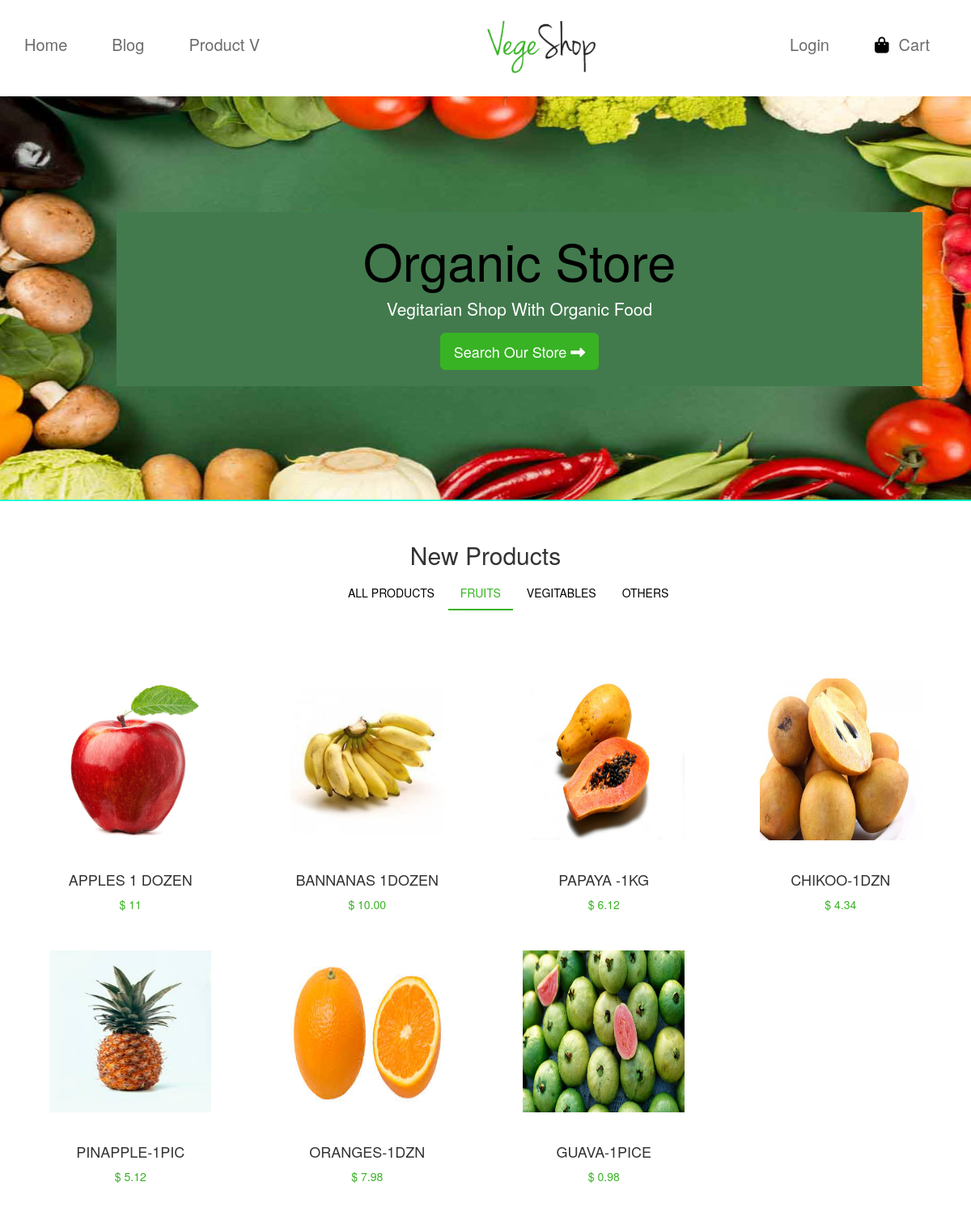
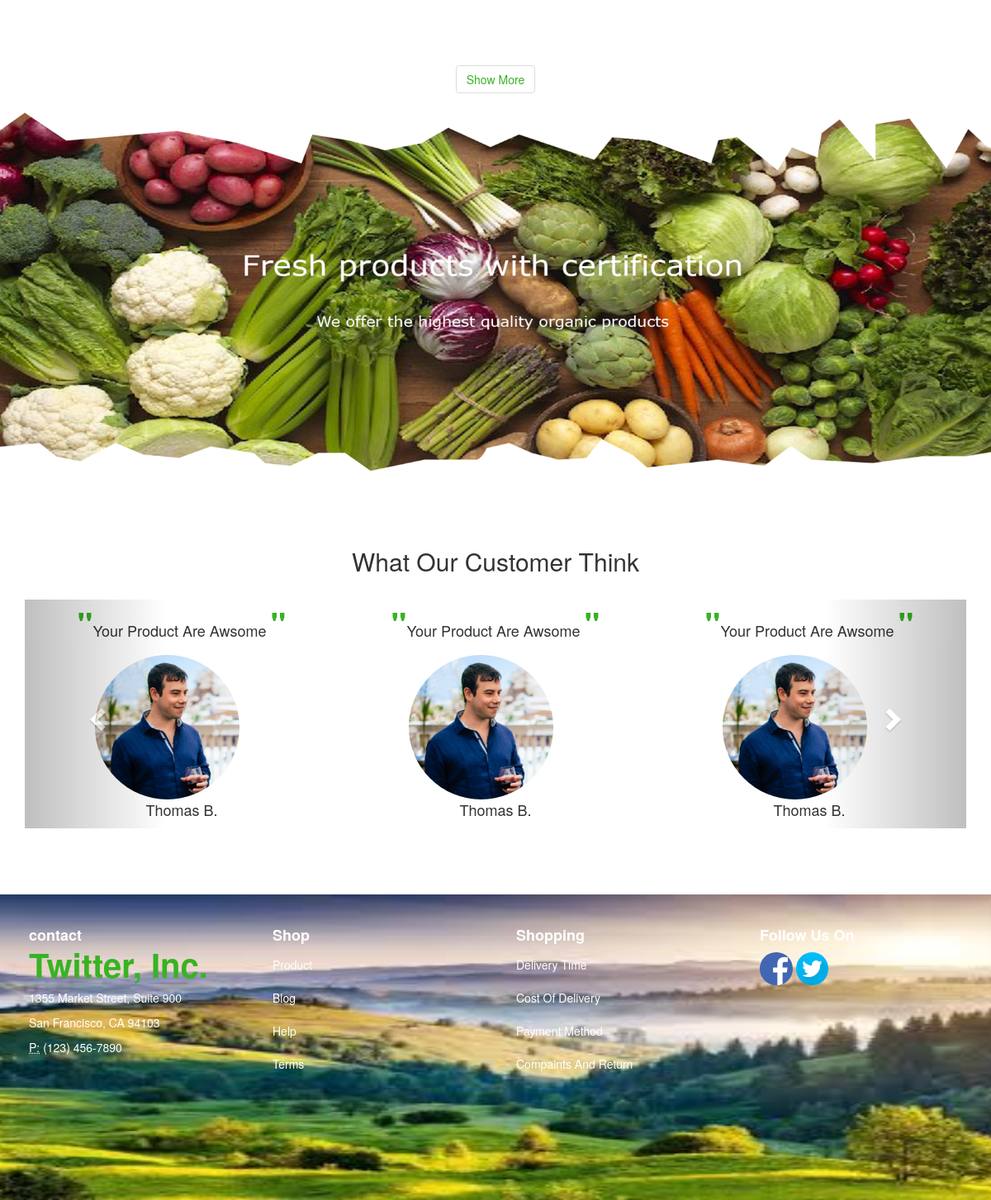
The page /gross/fruit.php on the database its author committed (2 pictures, top to bottom).
### tables this page shows
CREATE TABLE `fruit` (
  `f_id` int(11) NOT NULL,
  `f_name` varchar(255) NOT NULL,
  `f_cost` varchar(255) NOT NULL,
  `f_img` varchar(255) NOT NULL,
  `f_imgpath` varchar(255) NOT NULL,
  `deleted` int(11) NOT NULL
);

### gross/fruit.php (the view, shortened to what this page needs)
<?php
  $con = new mysqli('localhost','root','','gross');
  $query = "SELECT * FROM fruit WHERE deleted=1";
  $result = $con->query($query);
 ?>
<!DOCTYPE html>
<html lang="en">
  <head>
    <link href="css/bootstrap.min.css" rel="stylesheet">
    <link href="css/style.css" rel="stylesheet">
  </head>
  <body>
     <div class="container-fluid">
      <div class="row header">
        <div class="col-md-12">
          <nav class="navbar navbar-default">
            <div class="container-fluid">
              <div class="navbar-header">
              <div class="collapse navbar-collapse" id="bs-example-navbar-collapse-1">
                  <ul class="nav navbar-nav">
                    <li><a href="#">Home</a></li>
                    <li><a href="#">Blog</a></li>
                    <li><a href="#">Product V</a></li>
                  </ul>
              </div>
              </div>
                <a class="navbar-brand" href="#">
                  <img src="images/capture.png">
                </a>
              <div class="collapse navbar-collapse" id="bs-example-navbar-collapse-1">
                <ul class="nav navbar-nav navbar-right">
                  <li><a href="login.php">Login</a></li>
                  <li><a href="cart.php"><i class="fas fa-shopping-bag" style="color: black;padding: 0;"></i> &nbsp;Cart</a></li>
                </ul>
              </div>
            </div>
          </nav>
        </div>
      </div>
      <div class="jumb">
        <div class="jumbotron text-center">
          <div class="strip">
            <h1>Organic Store</h1><br>
            <p>Vegitarian Shop With Organic Food</p><br>
            <p><a class="btn btn-primary btn-lg" href="#" role="button">Search Our Store <i class="fas fa-long-arrow-alt-right"></i></a></p>
          </div>
        </div>
      </div>
      <div class="row text-center">
        <div class="col-md-12">
          <h2>New Products</h2>
        </div>
      </div>
      <div class="row text-center">
        <div class="col-md-12">
          <div class="col-md-4"></div>
          <div class="col-md-5">
            <ul class="nav nav-pills">
              <li role="presentation"><a href="index.php">ALL PRODUCTS</a></li>
              <li role="presentation" class="active"><a href="fruit.php">FRUITS</a></li>
              <li role="presentation"><a href="veg.php">VEGITABLES</a></li>
              <li role="presentation"><a href="other.php">OTHERS</a></li>
            </ul>
          </div>
          <div class="col-md-3"></div>
        </div>
      </div>
    </div>
    <?php
    echo"<div class='container'>";
      echo"<div class='row product'>";
      while ($data= $result->fetch_object()){
       echo" <div class='col-md-3'>";
          echo"<div class='thumbnail'>";
           echo" <img src='../$data->f_imgpath' alt='...' class='image'>";
           echo" <div class='caption'>";
             echo" <h3>$data->f_name</h3>";
             echo" <p>$ $data->f_cost</p>";
           echo" </div>";
          echo"</div>";
           echo"</div>";
      }
       echo" </div>";
      echo"<div class='row'>";
        echo"<div class='col-md-12 text-center show'>";
          echo"<a href='' class='btn btn-default'>Show More</a>";
        echo"</div>";
      echo"</div>";
       echo" </div>";
    ?>
    <div class="container-fluid">
       <div class="jumb1">
        <div class="jumbotron text-center">
        </div>
      </div>
    </div>
    <div class="container text-center persone">
      <h2>What Our Customer Think</h2>
      <div class="row" style="margin-top: 30px;margin-bottom: 80px;">
        <div class="col-md-12">
          <div class="carousel slide multi-item-carousel" id="theCarousel">
            <div class="carousel-inner">
              <div class="item active">
                <div class="col-xs-4">
                  <p><strong>"</strong>Your Product Are Awsome <strong>"</strong></p>
                  <a href="#1"><img src="images/persone.jpg" class="img-responsive img-circle" width="50%"></a>
                <p>Thomas B.</p></div>
              </div>
              <div class="item">
                <div class="col-xs-4">
                  <p><strong>"</strong>Your Product Are Awsome <strong>"</strong></p><a href="#1"><img src="images/persone.jpg" class="img-responsive img-circle" width="50%"></a>
                <p>Thomas B.</p></div>
              </div>
              <div class="item">
                <div class="col-xs-4">
                  <p><strong>"</strong>Your Product Are Awsome <strong>"</strong></p><a href="#1"><img src="images/persone.jpg" class="img-responsive img-circle" width="50%"></a>
                <p>Thomas B.</p></div>
              </div>
            </div>
            <a class="left carousel-control" href="#theCarousel" data-slide="prev"><i class="glyphicon glyphicon-chevron-left"></i></a>
            <a class="right carousel-control" href="#theCarousel" data-slide="next"><i class="glyphicon glyphicon-chevron-right"></i></a>
          </div>
        </div>
      </div>
    </div>
    <div class="container-fluid">
      <div class="row footer">
        <div class="col-md-12">
          <div class="col-md-3">
            <h4>contact</h4>
            <address>
              <strong>Twitter, Inc.</strong><br>
              1355 Market Street, Suite 900<br>
              San Francisco, CA 94103<br>
              <abbr title="Phone">P:</abbr> (123) 456-7890
            </address>
          </div>
          <div class="col-md-3">
             <h4>Shop</h4>
             <p>Product</p>
             <p>Blog</p>
             <p>Help</p>
             <p>Terms</p>
          </div>
          <div class="col-md-3">
             <h4>Shopping</h4>
             <p>Delivery Time</p>
             <p>Cost Of Delivery</p>
             <p>Payment Method</p>
             <p>Compaints And Return</p>
          </div>
          <div class="col-md-3">
             <h4>Follow Us On</h4>
             <p><a href=""><img src="images/facebook.png" class="img-responsive img-circle" width="15%" style="display: inline-block;"></a>&nbsp;<a href=""><img src="images/twitter.png" class="img-responsive img-circle" width="15%" style="display: inline-block;"></a></p>
          </div>
        </div>
      </div>
    </div>
  </body>
</html>

### gross/css/style.css (style rules this page uses)
.container-fluid { margin:0px;padding: 0px;height: 100%;width: 100%; overflow-x: hidden; }
.header .navbar-brand { height: auto;padding: 20px 0 23px 27px; }
.header .navbar { margin: 0; }
.header .navbar-default { background-color: transparent;border: none; }
.header .nav { padding: 30px 11px 0 0; }
.header .nav li a { font-size: 20px;color: #6c6c6c;padding-bottom: 36px; }
.header .nav li { padding-right: 25px; }
.header .navbar-brand img { margin-left: 195px; }
.container .jumbotron, .container-fluid .jumbotron { border-radius: 0px; }
.jumb .jumbotron { background-color: transparent;background-image: url(../images/organic.jpg);background-repeat: no-repeat;background-position: center;background-size: 100% 100%;height: 500px; }
.jumb .jumbotron .btn-primary { background-color: #38B324;border: 1px solid #38B324; }
.jumb .jumbotron h1 { color: #000;display: inline-block; }
.jumb .jumbotron p { color: #fff;display: inline-block; }
.jumb .jumbotron .strip { background-color: #427A4D;margin-top: 95px;padding: 5px;max-width: 1084px;text-align: center;margin-left: 84px; }
.nav-pills>li.active>a, .nav-pills>li.active>a:focus, .nav-pills>li.active>a:hover { background-color: transparent;color: #38B324;border-bottom: 2px solid #38B324;border-radius: 0px; }
a { color: #000; }
.thumbnail { border: none;text-align: center;position: relative; }
.thumbnail h3 { font-size: 18px;margin-top: 30px; }
.thumbnail p { color: #38B324 }
.thumbnail img { width: 200px;height: 200px; }
.image { display: block;width: 100%;height: auto; }
.fa-shopping-bag { border: 1px solid #fff;padding: 10px;color: #fff; }
.product { margin-top: 80px;margin-bottom: 80px; }
.show a { color: #38B324;border: 1px solid #ddd; }
.jumb1 .jumbotron { background-color: transparent;background-image: url(../images/fresh.png);background-repeat: no-repeat;background-position: center;background-size: 100% 100%;height: 500px; }
.item p { font-size: 18px; }
strong { font-weight: bold;font-size: 40px;color:#38B324; }
.item a img { margin-left: 70px; }
.footer { background-image: url(../images/download.jfif);background-repeat: no-repeat;background-position: center;background-size: 100% 100%;height: 370px;line-height: 30px;padding-top: 30px;padding-left: 20px; }
.footer h4 { font-weight: bold;color: #fff; }
.footer p { color: #fff; }
.footer address { color: #fff;line-height: 30px; }

### rows shown on the page
fruit: f_imgpath (picture), f_name "APPLES 1 DOZEN", f_cost "11"
fruit: f_imgpath (picture), f_name "BANNANAS 1DOZEN", f_cost "10.00"
fruit: f_imgpath (picture), f_name "PAPAYA -1KG", f_cost "6.12"
fruit: f_imgpath (picture), f_name "CHIKOO-1DZN", f_cost "4.34"
fruit: f_imgpath (picture), f_name "PINAPPLE-1PIC", f_cost "5.12"
fruit: f_imgpath (picture), f_name "ORANGES-1DZN", f_cost "7.98"
fruit: f_imgpath (picture), f_name "GUAVA-1PICE", f_cost "0.98"
